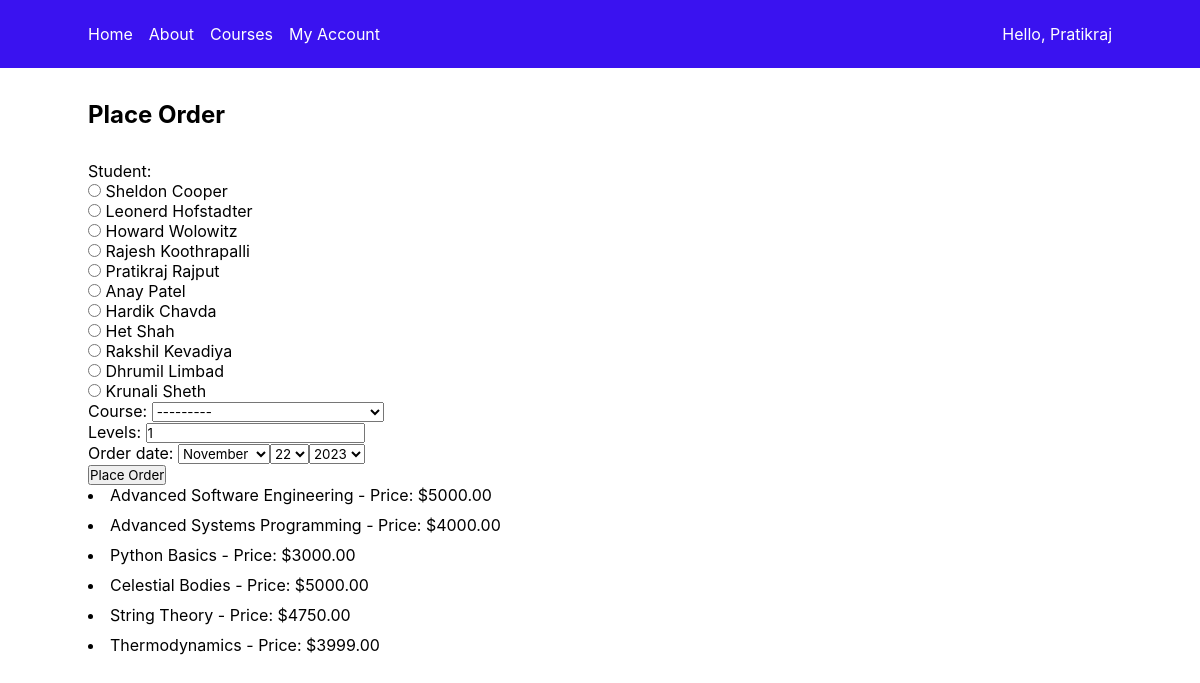
The page /place_order/ on the database its author committed.
### myapp/models.py (models this page shows, shortened)
class Course(models.Model):
    LEVEL_CHOICES = [
        ("BE", "Beginner"),
        ("IN", "Intermediate"),
        ("AD", "Advanced"),
    ]
    title = models.CharField(max_length=200)
    description = models.TextField()
    instructor = models.ForeignKey(Instructor, on_delete=models.CASCADE, default=None)
    categories = models.ForeignKey(Category, on_delete=models.CASCADE)
    students = models.ManyToManyField(Student, blank=True)
    start_date = models.DateField()
    end_date = models.DateField()
    price = models.DecimalField(max_digits=10, decimal_places=2)
    level = models.CharField(max_length=10, choices=LEVEL_CHOICES, default="BE")
    interested = models.PositiveIntegerField(default=0)
    interested_students = models.ManyToManyField(Student, related_name='interested_courses', blank=True)
    def __str__(self):
        return f'{self.title}'

### myapp/views.py (the view)
# urls.py: path('place_order/', views.place_order, name='place_order'),
def place_order(request):
    msg = ''
    course_list = Course.objects.all()
    if request.method == 'POST':
        form = OrderForm(request.POST)
        if form.is_valid():
            order = form.save()
            if order.course.price > 4000.00:
                order.discount()
            if order.levels > course_list.get(id=order.course.id).get_level_id():
                msg = 'You exceeded the number of levels for this course.'
            else:
                msg = 'Your course has been ordered successfully.'
                order.order_status = 0
            order.save()
        else:
            msg = 'Form is not valid.'
    else:
        form = OrderForm()
    return render(request, 'myapp/placeorder.html', {'form': form, 'msg': msg, 'course_list': course_list})

### myapp/forms.py
class OrderForm(ModelForm):
    class Meta:
        model = Order
        fields = ['student', 'course', 'levels', 'order_date']
        widgets = {
            'student': forms.RadioSelect,
            'order_date': forms.SelectDateWidget,
        }

### myapp/models.py (called while the page is built)
    def __str__(self):
        return f'{self.first_name} {self.last_name}'

### myapp/templates/myapp/placeorder.html (shortened to what this page needs)
{% extends 'myapp/base.html' %}
{% block body_block %}
    <h2>Place Order</h2>
    <form method="post" action="">
      {{ form.as_p }}
      <input type="submit" value="Place Order">
    </form>
    {% if course_list %}
        <ul>
            {% for course in course_list %}
                <li>{{ course.title }} - Price: ${{ course.price }}</li>
            {% endfor %}
        </ul>
    {% else %}
        <strong>Courses will be added soon!</strong>
    {% endif %}
{% endblock %}

### myapp/static/myapp/style.css (style rules this page uses)
* { margin: 0; padding: 0; box-sizing: border-box; font-family: -apple-system, BlinkMacSystemFont, "Segoe UI", ui-system, sans-serif; }
html { width: 100%; }
body { width: 100%; }
h2 { margin-bottom: 2rem; }
ul, ol { list-style-position: inside; }
li { margin-bottom: 10px; }

### rows shown on the page
Course: title "Advanced Software Engineering", price "5000.00"
Course: title "Advanced Systems Programming", price "4000.00"
Course: title "Python Basics", price "3000.00"
Course: title "Celestial Bodies", price "5000.00"
Course: title "String Theory", price "4750.00"
Course: title "Thermodynamics", price "3999.00"
